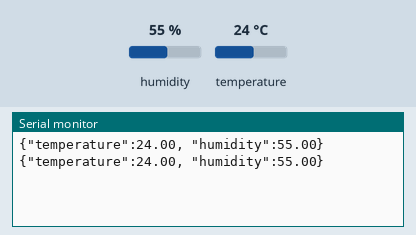
Recording of a sketch running on a simulated Arduino Uno, built with avr-gcc and run on an emulated ATmega328P. Parts: the last lines printed to the serial monitor. The test bench sets the inputs (shaded band); at power-on: humidity 55 %, temperature 24 °C.

Above: at 4.8 s.
4.9 s: humidity set to 22 %
At 6.8 s:
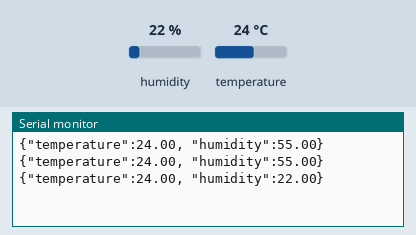
7.9 s: temperature set to 12 °C
At 9.2 s:
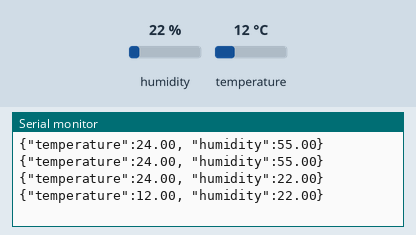
10.9 s: humidity set to 40 %
At 12.9 s:
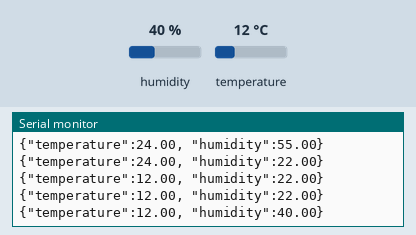
Timing chart, 0 to 14.4 s (numbered marks = the images above; inputs shaded):
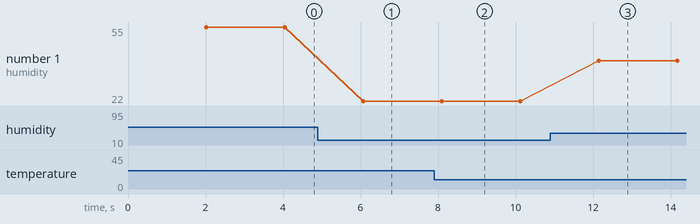

The sketch:

dht11_ard.ino
```cpp
#include <DHT.h>

#define DHTPIN 2     // Pin to which DHT11 is connected
#define DHTTYPE DHT11

DHT dht(DHTPIN, DHTTYPE);

void setup() {
  Serial.begin(9600);
  dht.begin();
}

void loop() {
  // Wait a few seconds between measurements.
  delay(2000);

  // Reading temperature or humidity takes about 250 milliseconds
  float humidity = dht.readHumidity();
  float temperature = dht.readTemperature();

  // Check if any reads failed
  if (isnan(humidity) || isnan(temperature)) {
    Serial.println("Failed to read from DHT sensor!");
    return;
  }

  // Send JSON formatted data
  Serial.print("{\"temperature\":");
  Serial.print(temperature);
  Serial.print(", \"humidity\":");
  Serial.print(humidity);
  Serial.println("}");
}
```

Measured:
- after the input at 4.9 s, the serial monitor: prints a new line after 1.2 s (image 1)
- after the input at 7.9 s, the serial monitor: prints a new line after 0.20 s (image 2)
- after the input at 10.9 s, the serial monitor: prints a new line after 1.2 s (image 3)
- plotted number 1: 55 → 22 after the input at 4.9 s, 22 → 40 after the input at 10.9 s
